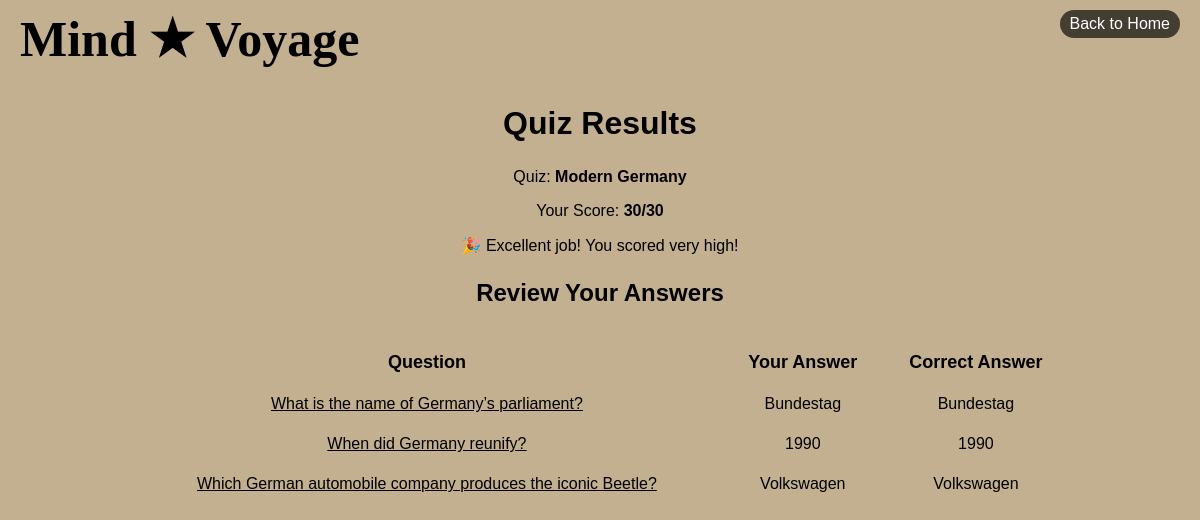
Page /quiz_app/result/15/ (signed in) on the committed database.
### quiz_app/models.py (models this page shows, shortened)
class Result(models.Model):
    user = models.ForeignKey(User, on_delete=models.CASCADE, related_name="results")
    quiz = models.ForeignKey(Quiz, on_delete=models.CASCADE, related_name="results")
    score = models.IntegerField(null=True)
    attempted_at = models.DateTimeField(auto_now_add=True)

class Quiz(models.Model):
    CATEGORY_CHOICES = [
    ('Science', 'Science'),
    ('History', 'History'),
    ]
    title = models.CharField(max_length=200)
    category = models.CharField(max_length=50, choices=CATEGORY_CHOICES)  # Added category
    total_score = models.IntegerField(default=50)
    created_by = models.ForeignKey(User, on_delete=models.CASCADE)

class Question(models.Model):
    quiz = models.ForeignKey(Quiz, on_delete=models.CASCADE, related_name="questions")
    text = models.TextField()
    score = models.IntegerField(default=10)

class Answer(models.Model):
    question = models.ForeignKey(Question, on_delete=models.CASCADE, related_name="answers")
    text = models.CharField(max_length=200)
    is_correct = models.BooleanField(default=False)

### quiz_app/views.py (the view)
# urls.py: path('result/<int:result_id>/', views.result, name='result'),
def result(request, result_id):
    result = get_object_or_404(Result, id=result_id, user=request.user)
    questions = result.quiz.questions.all()
    total_score = sum(question.score for question in questions)
    question_answers = []
    for question in questions:
        correct_answer = question.answers.filter(is_correct=True).first()
        user_answer = result.user_answers.filter(question=question).first()
        question_answers.append({
            'question': question.text,
            'user_answer': user_answer.answer.text if user_answer else "No answer",
            'correct_answer': correct_answer.text if correct_answer else "No correct answer",
        })
    percentage_score = (result.score / total_score) * 100 if total_score > 0 else 0
    context = {
        'result': result,
        'question_answers': question_answers,
        'total_score': total_score,
        'percentage_score': round(percentage_score, 2)
    }
    return render(request, 'result.html', context)

### quiz_app/templates/result.html (shortened to what this page needs)
{% load static %}
<!DOCTYPE html>
<html lang="en">
<head>
    <link rel="stylesheet" href="{% static 'css/result.css' %}">
</head>
<body>
    <header>
        <div class="logo">Mind ★ Voyage</div>
        <a href="{% url 'index' %}" class="back">Back to Home</a>
    </header>
    <h2>Quiz Results</h2>
    <p>Quiz: <strong>{{ result.quiz.title }}</strong></p>
    <p>Your Score: <strong>{{ result.score }}/{{ total_score }}</strong></p>
    {% if percentage_score >= 80 %}
        <p>🎉 Excellent job! You scored very high!</p>
    {% elif percentage_score >= 50 %}
        <p>😊 Good effort! You did well.</p>
    {% else %}
        <p>😢 Keep practicing! You can do better next time.</p>
    {% endif %}
    <h3>Review Your Answers</h3>
    <table class="table">
        <tr>
            <th>Question</th>
            <th>Your Answer</th>
            <th>Correct Answer</th>
        </tr>
        {% for qa in question_answers %}
        <tr>
            <td class="question">{{ qa.question }}</td>
            <td>{{ qa.user_answer }}</td>
            <td>{{ qa.correct_answer }}</td>
        </tr>
        {% endfor %}
    </table>
</body>
</html>

### static/css/result.css (style rules this page uses)
body { font-family: Arial, sans-serif; background: #C3B091; color: black; text-align: center; margin: 0; padding: 0; }
header { display: flex; justify-content: space-between; align-items: flex-start; padding: 10px 20px; background-color: #C3B091; }
.logo { font-family: fantasy; font-size: 50px; font-weight: bold; }
.back { color: white; text-decoration: none; background: rgba(0, 0, 0, 0.65); padding: 5px 10px; border-radius: 20px; cursor: pointer; }
table { text-align: center; margin: 20px auto; border-collapse: separate; border-spacing: 20px; width: 80%; }
.question { text-decoration: underline; }
table th { font-size: large; font-weight: bold; }
h3 { font-size: x-large; }
h2 { font-size: xx-large; }

### rows in the picture
Result: quiz "Modern Germany", score "30"
Question: question "What is the name of Germany’s parliament?"
Answer: user_answer "Bundestag", correct_answer "Bundestag"
Question: question "When did Germany reunify?"
Answer: user_answer "1990", correct_answer "1990"
Question: question "Which German automobile company produces the iconic Beetle?"
Answer: user_answer "Volkswagen", correct_answer "Volkswagen"

### other values in the picture
{{ total_score }} "30"
